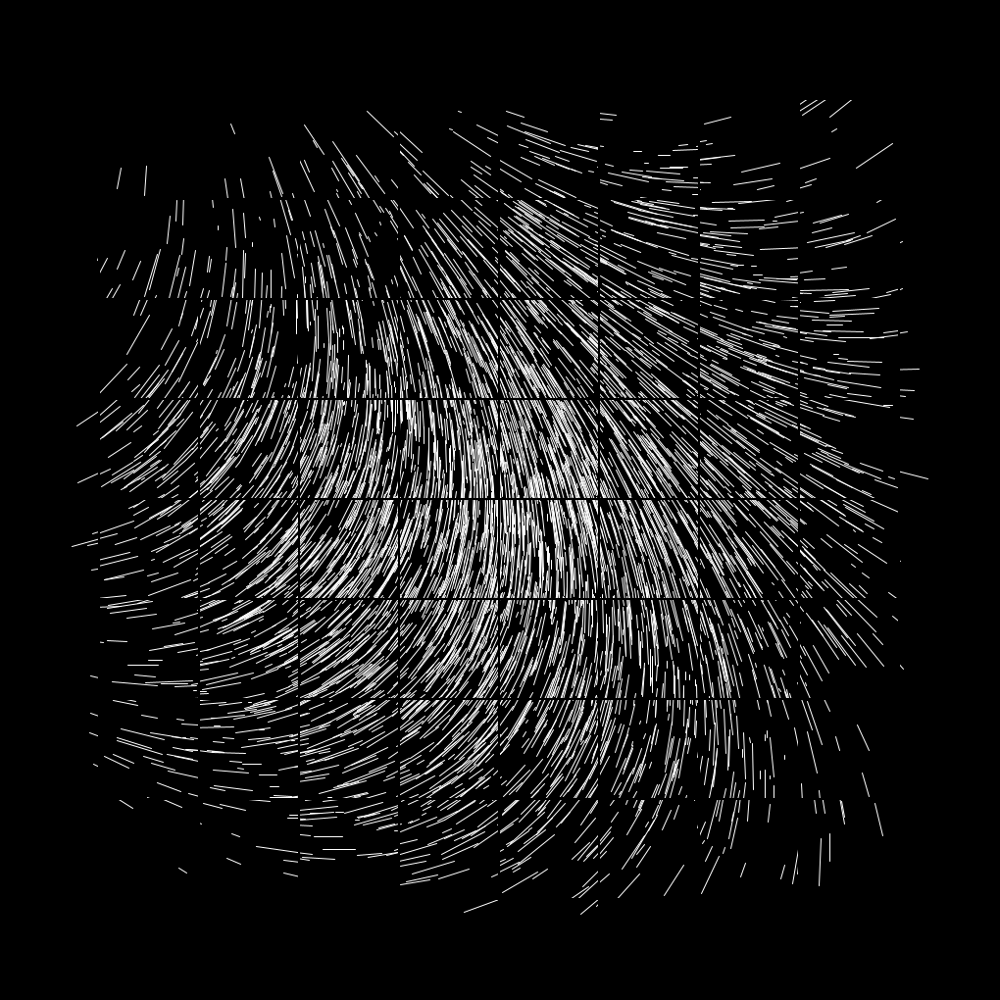
Frame 1 (no input)
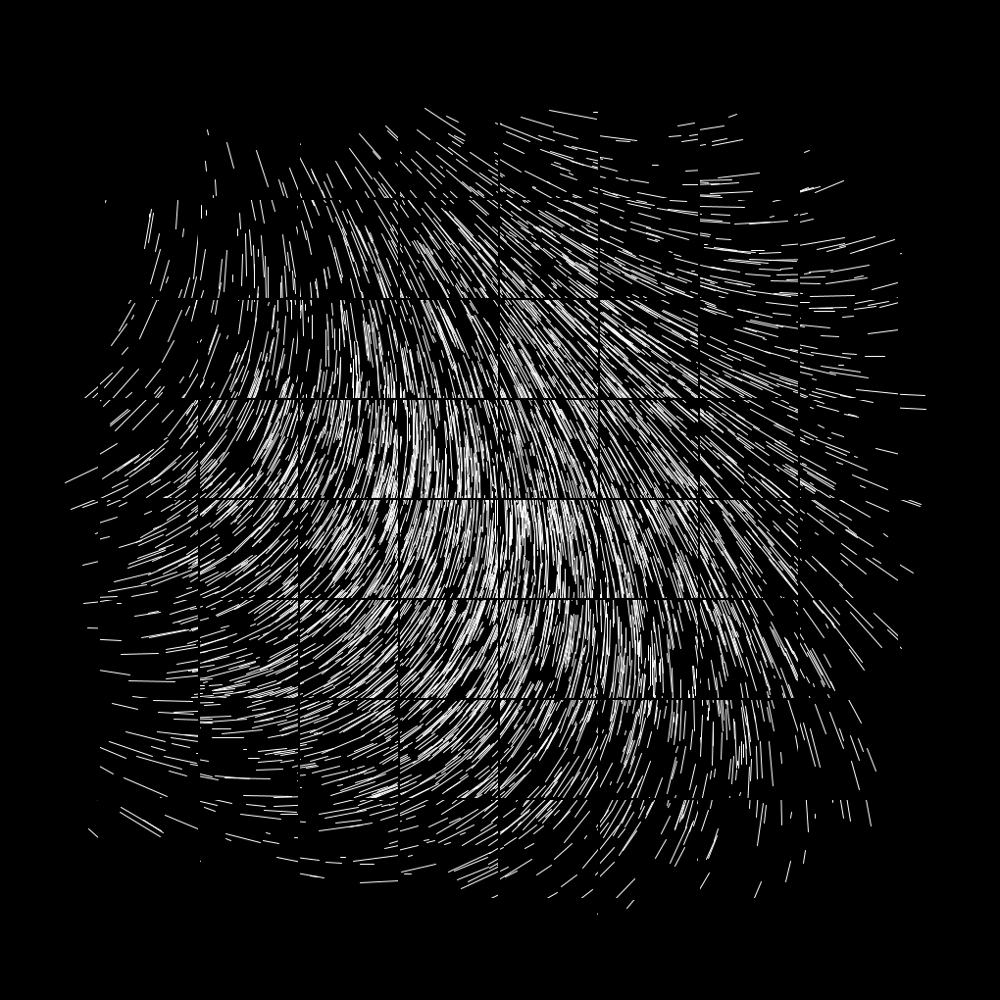
Frame 2 (the mouse pressed at the canvas centre, redrawn once)

The Processing sketch that drew these frames (run headless with seeded random() and noise(); the mouse was pressed at the canvas centre and the sketch redrawn once):

// Processing sketch: GridWave
// ── GridWave.pde
int amountOfStripes = 4000;
int lineLengthMin = 3;
int lineLengthMax = 50;

void setup() {
  size(1000, 1000);
  stroke(255);
  fill(0);
  background(0);
  noLoop();
}

void draw() {
  PImage img[];
  img = new PImage[100];
  
  for (int y = 0; y < 10; y++){
    for (int x = 0; x < 10; x++){
      fillCanvasWithStripes();
      img[x+y*10] = get(100*x,100*y,100,100);
      background(0);
    }
  }
  
  for (int y = 0; y < 10; y++){
    for (int x = 0; x < 10; x++){
      image(img[x+y*10], x*100, y*100, 98, 98);
    }
  }
}

void fillCanvasWithStripes(){
    for (int x = 0; x < amountOfStripes; x++) {
    int lineLength = int(random(lineLengthMin, lineLengthMax));
    float randomX = 500 + (random(1,400)-random(1,400));
    float randomY = 500 + (random(1,400)-random(1,400));
    float angleX = ((randomX-randomY)/float(width)) * PI;
    line(randomX, randomY, randomX+(lineLength*sin(angleX)), randomY+(lineLength*cos(angleX)));
  }
}
